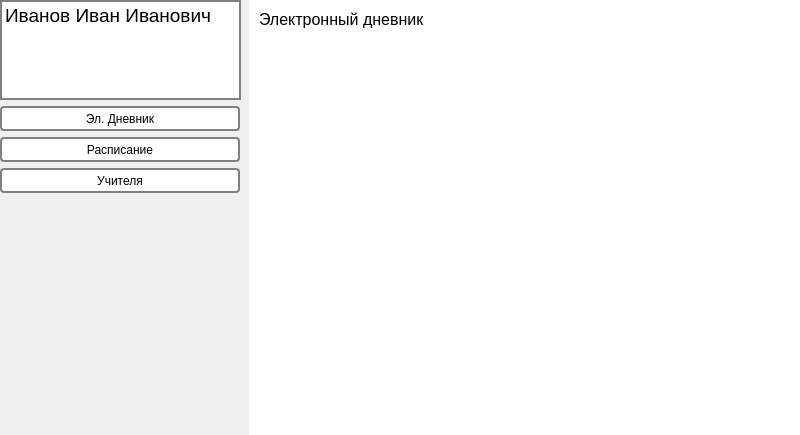
<?xml version="1.0" encoding="UTF-8"?>
<ui version="4.0">
 <class>MainWindow</class>
 <widget class="QMainWindow" name="MainWindow">
  <property name="geometry">
   <rect>
    <x>0</x>
    <y>0</y>
    <width>800</width>
    <height>435</height>
   </rect>
  </property>
  <property name="minimumSize">
   <size>
    <width>800</width>
    <height>435</height>
   </size>
  </property>
  <property name="maximumSize">
   <size>
    <width>800</width>
    <height>435</height>
   </size>
  </property>
  <property name="windowTitle">
   <string>MainWindow</string>
  </property>
  <widget class="QWidget" name="centralwidget">
   <widget class="QWidget" name="verticalLayoutWidget">
    <property name="geometry">
     <rect>
      <x>0</x>
      <y>0</y>
      <width>242</width>
      <height>431</height>
     </rect>
    </property>
    <layout class="QVBoxLayout" name="verticalLayout">
     <property name="spacing">
      <number>6</number>
     </property>
     <property name="leftMargin">
      <number>0</number>
     </property>
     <item>
      <widget class="QFrame" name="frame">
       <property name="minimumSize">
        <size>
         <width>0</width>
         <height>100</height>
        </size>
       </property>
       <property name="maximumSize">
        <size>
         <width>241</width>
         <height>100</height>
        </size>
       </property>
       <property name="styleSheet">
        <string notr="true">background-color: white;
border: 2px solid gray;</string>
       </property>
       <property name="frameShape">
        <enum>QFrame::StyledPanel</enum>
       </property>
       <property name="frameShadow">
        <enum>QFrame::Raised</enum>
       </property>
       <widget class="QLabel" name="StudentName">
        <property name="geometry">
         <rect>
          <x>5</x>
          <y>5</y>
          <width>228</width>
          <height>20</height>
         </rect>
        </property>
        <property name="maximumSize">
         <size>
          <width>228</width>
          <height>20</height>
         </size>
        </property>
        <property name="font">
         <font>
          <pointsize>14</pointsize>
         </font>
        </property>
        <property name="styleSheet">
         <string notr="true">color: black;
border: 0px ;
</string>
        </property>
        <property name="text">
         <string>Иванов Иван Иванович</string>
        </property>
       </widget>
      </widget>
     </item>
     <item>
      <widget class="QPushButton" name="pushButton">
       <property name="minimumSize">
        <size>
         <width>240</width>
         <height>25</height>
        </size>
       </property>
       <property name="maximumSize">
        <size>
         <width>240</width>
         <height>25</height>
        </size>
       </property>
       <property name="styleSheet">
        <string notr="true">background-color: white;
border-radius: 4px 4px;
border: 2px solid gray;</string>
       </property>
       <property name="text">
        <string>Эл. Дневник</string>
       </property>
      </widget>
     </item>
     <item>
      <widget class="QPushButton" name="pushButton_2">
       <property name="minimumSize">
        <size>
         <width>0</width>
         <height>25</height>
        </size>
       </property>
       <property name="maximumSize">
        <size>
         <width>240</width>
         <height>25</height>
        </size>
       </property>
       <property name="styleSheet">
        <string notr="true">background-color: white;
border-radius: 4px 4px;
border: 2px solid gray;</string>
       </property>
       <property name="text">
        <string>Расписание</string>
       </property>
      </widget>
     </item>
     <item>
      <widget class="QPushButton" name="pushButton_3">
       <property name="minimumSize">
        <size>
         <width>240</width>
         <height>25</height>
        </size>
       </property>
       <property name="maximumSize">
        <size>
         <width>240</width>
         <height>25</height>
        </size>
       </property>
       <property name="styleSheet">
        <string notr="true">background-color: white;
border-radius: 4px 4px;
border: 2px solid gray;</string>
       </property>
       <property name="text">
        <string>Учителя</string>
       </property>
      </widget>
     </item>
     <item>
      <spacer name="verticalSpacer">
       <property name="orientation">
        <enum>Qt::Vertical</enum>
       </property>
       <property name="sizeHint" stdset="0">
        <size>
         <width>20</width>
         <height>40</height>
        </size>
       </property>
      </spacer>
     </item>
    </layout>
   </widget>
   <widget class="QStackedWidget" name="MainWidget">
    <property name="geometry">
     <rect>
      <x>249</x>
      <y>-1</y>
      <width>551</width>
      <height>441</height>
     </rect>
    </property>
    <property name="styleSheet">
     <string notr="true">background-color: white;
border-radius: 4px 4px;</string>
    </property>
    <property name="currentIndex">
     <number>0</number>
    </property>
    <widget class="QWidget" name="page">
     <widget class="QLabel" name="label">
      <property name="geometry">
       <rect>
        <x>10</x>
        <y>10</y>
        <width>170</width>
        <height>20</height>
       </rect>
      </property>
      <property name="minimumSize">
       <size>
        <width>170</width>
        <height>20</height>
       </size>
      </property>
      <property name="maximumSize">
       <size>
        <width>170</width>
        <height>20</height>
       </size>
      </property>
      <property name="font">
       <font>
        <pointsize>12</pointsize>
       </font>
      </property>
      <property name="text">
       <string>Электронный дневник</string>
      </property>
     </widget>
    </widget>
    <widget class="QWidget" name="page_2">
     <widget class="QLabel" name="label_2">
      <property name="geometry">
       <rect>
        <x>10</x>
        <y>10</y>
        <width>90</width>
        <height>20</height>
       </rect>
      </property>
      <property name="minimumSize">
       <size>
        <width>90</width>
        <height>20</height>
       </size>
      </property>
      <property name="maximumSize">
       <size>
        <width>90</width>
        <height>20</height>
       </size>
      </property>
      <property name="font">
       <font>
        <pointsize>12</pointsize>
       </font>
      </property>
      <property name="styleSheet">
       <string notr="true"/>
      </property>
      <property name="lineWidth">
       <number>1</number>
      </property>
      <property name="text">
       <string>Расписание</string>
      </property>
     </widget>
    </widget>
   </widget>
   <zorder>MainWidget</zorder>
   <zorder>verticalLayoutWidget</zorder>
  </widget>
 </widget>
 <resources/>
 <connections/>
</ui>
